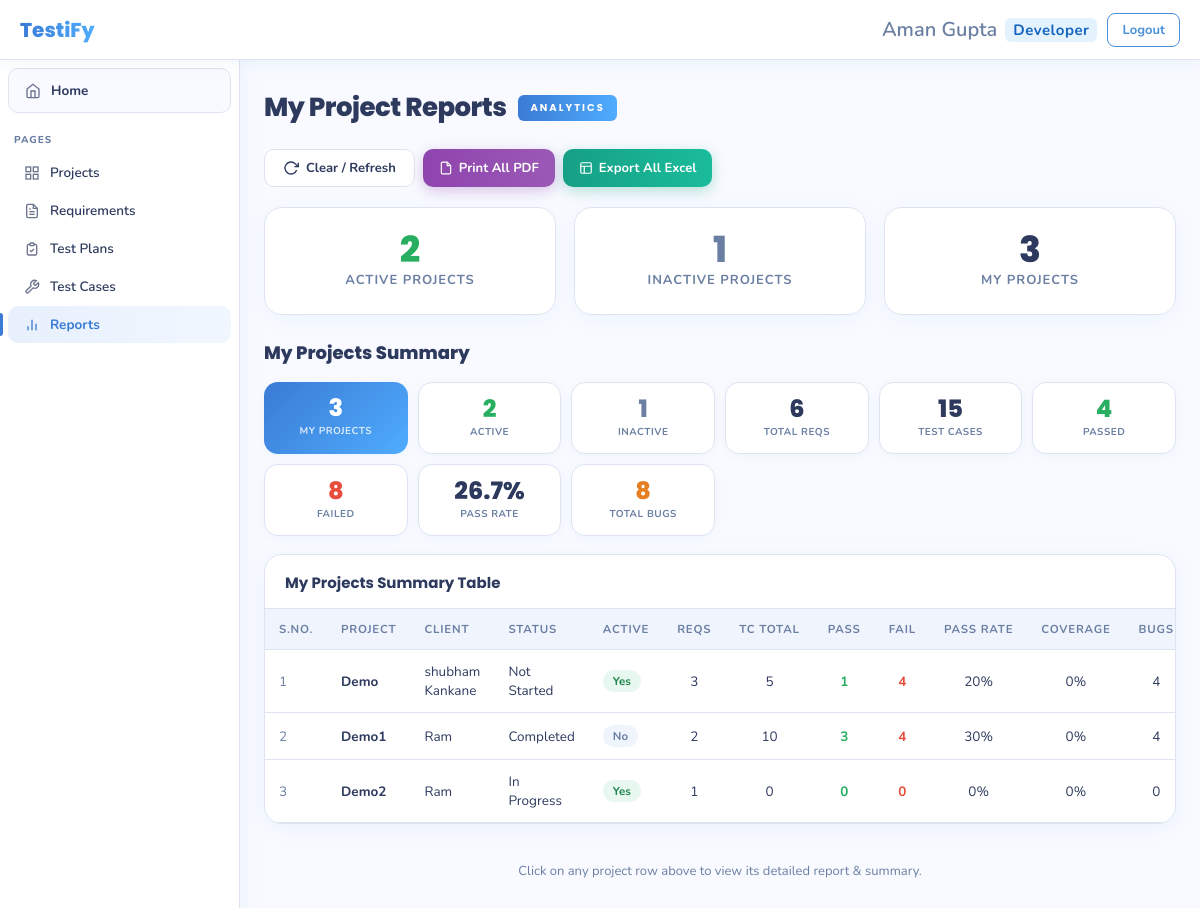
The app's page /User_page/u_project_reports.php (signed in) with its own data.
### tables this page shows
CREATE TABLE `projects` (
  `id` int(11) NOT NULL,
  `name` varchar(150) NOT NULL,
  `client_id` int(11) NOT NULL,
  `status` enum('Not Started','In Progress','Completed') NOT NULL DEFAULT 'Not Started',
  `action` enum('active','inactive') DEFAULT 'active',
  `project_lead_id` int(11) DEFAULT NULL,
  `qa_lead_id` int(11) DEFAULT NULL,
  `start_date` date NOT NULL,
  `deadline_date` date NOT NULL,
  `delivery_date` date DEFAULT NULL,
  `created_by` int(11) DEFAULT NULL,
  `createdAt` datetime NOT NULL DEFAULT current_timestamp(),
  `updatedAt` datetime NOT NULL DEFAULT current_timestamp() ON UPDATE current_timestamp()
);

CREATE TABLE `clients` (
  `id` int(11) NOT NULL,
  `name` varchar(150) NOT NULL,
  `type` enum('corporate','individual','government') NOT NULL DEFAULT 'corporate',
  `contact_person` varchar(150) NOT NULL,
  `email` varchar(200) NOT NULL,
  `phone` varchar(15) NOT NULL,
  `website` varchar(255) DEFAULT NULL,
  `status` enum('active','inactive') NOT NULL DEFAULT 'active',
  `created_by` int(11) DEFAULT NULL,
  `createdAt` datetime NOT NULL DEFAULT current_timestamp(),
  `updatedAt` datetime NOT NULL DEFAULT current_timestamp() ON UPDATE current_timestamp()
);

### User_page/u_project_reports.php (the view, shortened to what the rows shown need)
<?php
$current_user_id = null;
$current_user_name = $_SESSION['name'] ?? '';
if (!$current_user_id && !empty($current_user_name)) {
    $lk = $conn->prepare("SELECT id, role FROM users WHERE name = ? OR username = ? LIMIT 1");
    $lk->bind_param('ss', $current_user_name, $current_user_name);
    $lk->execute();
    $lr = $lk->get_result()->fetch_assoc();
    if ($lr) {
        $current_user_id = (int)$lr['id'];
    }
}
$user_projects = [];
$up_stmt = $conn->prepare(
    "SELECT DISTINCT p.id, p.client_id, p.name
     FROM projects p
     LEFT JOIN project_frontend_devs pfd ON p.id = pfd.project_id
     LEFT JOIN project_backend_devs pbd ON p.id = pbd.project_id
     LEFT JOIN project_qa_team pqt ON p.id = pqt.project_id
     WHERE p.project_lead_id = ?
        OR p.qa_lead_id = ?
        OR pfd.user_id = ?
        OR pbd.user_id = ?
        OR pqt.user_id = ?
     ORDER BY p.name ASC"
);
$up_stmt->bind_param('iiiii', $current_user_id, $current_user_id, $current_user_id, $current_user_id, $current_user_id);
$up_stmt->execute();
$up_res = $up_stmt->get_result();
while ($r = $up_res->fetch_assoc()) $user_projects[] = $r;
$user_project_ids = array_column($user_projects, 'id');
function get_cols(mysqli $db, string $table): array {
    $cols = [];
    $r = $db->query("DESCRIBE `$table`");
    if ($r) while ($row = $r->fetch_assoc()) $cols[] = $row['Field'];
    return $cols;
}
function pick(array $cols, array $candidates, ?string $fallback = null): ?string {
    foreach ($candidates as $c) if (in_array($c, $cols)) return $c;
    return $fallback;
}
function buildUserProjectsSummary(mysqli $conn, array $user_project_ids): array {
    $proj_cols = get_cols($conn, 'projects');
    $req_cols  = get_cols($conn, 'requirements');
    $tc_cols   = get_cols($conn, 'test_cases');
    $proj_lead_col    = pick($proj_cols, ['project_lead_id', 'lead_id', 'manager_id']);
    $proj_qa_lead_col = pick($proj_cols, ['qa_lead_id', 'qa_lead', 'qa_manager_id', 'tester_lead_id']);
    $active_col       = pick($proj_cols, ['action', 'is_active', 'active'], 'action');
    $req_proj_fk      = pick($req_cols,  ['project_id', 'proj_id', 'project']);
    $tc_status_col    = pick($tc_cols,   ['status', 'result', 'test_result', 'test_status'], 'status');
    $tc_bug_raised    = pick($tc_cols,   ['bug_raised', 'has_bug', 'bug_found', 'is_bug']);
    $tc_bug_status    = pick($tc_cols,   ['bug_status', 'bug_state', 'defect_status']);
    $ids_list = implode(',', array_map('intval', $user_project_ids));
    $sql = "SELECT p.id, p.name, p.status, p.client_id, c.name as client_name";
    if ($proj_lead_col)    $sql .= ", u1.name as lead_name";
    if ($proj_qa_lead_col) $sql .= ", u2.name as qa_lead_name";
    if ($active_col)       $sql .= ", p.`$active_col` as is_active";
    $sql .= " FROM projects p LEFT JOIN clients c ON p.client_id = c.id";
    if ($proj_lead_col)    $sql .= " LEFT JOIN users u1 ON p.$proj_lead_col = u1.id";
    if ($proj_qa_lead_col) $sql .= " LEFT JOIN users u2 ON p.$proj_qa_lead_col = u2.id";
    $sql .= " WHERE p.id IN ($ids_list) ORDER BY p.name ASC";
    $res = $conn->query($sql);
    $projects = [];
    if ($res) while ($row = $res->fetch_assoc()) $projects[] = $row;
    $summary = [];
    foreach ($projects as $p) {
        $pid = $p['id'];
        $req_total = 0; $req_dev = 0; $req_tested = 0;
        if ($req_proj_fk) {
            $r_res = $conn->query("SELECT status FROM requirements WHERE `$req_proj_fk` = $pid");
            if ($r_res) while ($r = $r_res->fetch_assoc()) {
                $req_total++;
            }
        }
        $tc_total = 0; $tc_pass = 0; $tc_fail = 0; $tc_nt = 0;
        $tc_res = $conn->query("SELECT `$tc_status_col` AS status FROM test_cases WHERE project_id = $pid");
        if ($tc_res) while ($t = $tc_res->fetch_assoc()) {
            $tc_total++;
            if ($t['status'] === 'Pass') $tc_pass++;
            elseif ($t['status'] === 'Fail') $tc_fail++;
            else $tc_nt++;
        }
        $bug_open = 0; $bug_inprog = 0; $bug_resolved = 0; $bug_closed = 0;
        if ($tc_bug_raised && $tc_bug_status) {
            $b_res = $conn->query("SELECT `$tc_bug_status` AS bs FROM test_cases WHERE project_id = $pid AND `$tc_bug_raised` = 1");
            if ($b_res) while ($b = $b_res->fetch_assoc()) {
                $bs = $b['bs'];
                if ($bs === 'Open') $bug_open++;
                elseif ($bs === 'In Progress') $bug_inprog++;
                elseif ($bs === 'Resolved') $bug_resolved++;
                elseif ($bs === 'Closed') $bug_closed++;
            }
        }
        $total_bugs = $bug_open + $bug_inprog + $bug_resolved + $bug_closed;
        $resolution_rate = $total_bugs > 0 ? round(($bug_resolved + $bug_closed) / $total_bugs * 100, 1) : 0;
        $coverage = $req_total > 0 ? round($req_tested / $req_total * 100) : 0;
        $pass_rate = $tc_total > 0 ? round($tc_pass / $tc_total * 100, 1) : 0;
        $is_active = true;
        if (isset($p['is_active'])) {
            $is_active = ($p['is_active'] == 1 || $p['is_active'] === 'active' || $p['is_active'] === '1');
        }
        $summary[] = [
            'id'              => $pid,
            'name'            => $p['name'],
            'client_id'       => $p['client_id'] ?? 0,
            'client_name'     => $p['client_name'] ?? 'N/A',
            'status'          => $p['status'] ?? 'N/A',
            'is_active'       => $is_active,
            'lead_name'       => $p['lead_name'] ?? 'N/A',
            'qa_lead_name'    => $p['qa_lead_name'] ?? 'N/A',
            'req_total'       => $req_total,
            'req_dev'         => $req_dev,
            'req_tested'      => $req_tested,
            'tc_total'        => $tc_total,
            'tc_pass'         => $tc_pass,
            'tc_fail'         => $tc_fail,
            'tc_not_tested'   => $tc_nt,
            'bug_open'        => $bug_open,
            'bug_inprog'      => $bug_inprog,
            'bug_resolved'    => $bug_resolved,
            'bug_closed'      => $bug_closed,
            'total_bugs'      => $total_bugs,
            'resolution_rate' => $resolution_rate,
            'coverage'        => $coverage,
            'pass_rate'       => $pass_rate,
        ];
    }
    return $summary;
}
?>
<?php
$report_data = null;
$all_projects_summary = buildUserProjectsSummary($conn, $user_project_ids);
?>
<!DOCTYPE html>
<html lang="en">
<head>
</head>
<body>
<div class="page-wrap" id="pageWrap">
<div class="main">
  <div class="page-title">
    <h1>My Project Reports</h1>
  </div>
  <?php if (!$report_data): ?>
  <div class="all-summary-header">
    <h2>My Projects Summary</h2>
  </div>
  <div class="table-card">
    <div class="table-wrap">
      <table>
        <thead>
          <tr>
            <th>S.NO.</th>
            <th>Project</th>
            <th>Client</th>
            <th>Status</th>
            <th>Active</th>
            <th>Reqs</th>
            <th>TC Total</th>
            <th>Pass</th>
            <th>Fail</th>
            <th>Pass Rate</th>
            <th>Coverage</th>
            <th>Bugs</th>
          </tr>
        </thead>
        <tbody>
          <?php if (empty($all_projects_summary)): ?>
            <tr><td colspan="13" style="text-align:center;padding:30px;color:var(--text-muted);">No projects assigned to you yet.</td></tr>
          <?php else: $i=0; foreach ($all_projects_summary as $s): $i++; ?>
          <tr style="cursor:pointer;" onclick="window.location.href='?filter_project=<?= $s['id'] ?>'">
            <td style="color:var(--text-muted)"><?= $i ?></td>
            <td><b><?= htmlspecialchars($s['name']) ?></b></td>
            <td><?= htmlspecialchars($s['client_name']) ?></td>
            <td><?= htmlspecialchars($s['status']) ?></td>
            <td><span class="badge <?= $s['is_active'] ? 'badge-active' : 'badge-inactive' ?>"><?= $s['is_active'] ? 'Yes' : 'No' ?></span></td>
            <td style="text-align:center"><?= $s['req_total'] ?></td>
            <td style="text-align:center"><?= $s['tc_total'] ?></td>
            <td style="text-align:center;color:var(--green);font-weight:700"><?= $s['tc_pass'] ?></td>
            <td style="text-align:center;color:var(--red);font-weight:700"><?= $s['tc_fail'] ?></td>
            <td style="text-align:center"><?= $s['pass_rate'] ?>%</td>
            <td style="text-align:center"><?= $s['coverage'] ?>%</td>
            <td style="text-align:center"><?= $s['total_bugs'] ?></td>
          </tr>
          <?php endforeach; endif; ?>
        </tbody>
      </table>
    </div>
  </div>
  <?php endif; ?>
</div>
</div>
</body>
</html>

### records on screen
projects: name "Demo", client.name "shubham Kankane", status "Not Started", action "Yes", req_total "3", tc_total "5", tc_pass "1", tc_fail "4", pass_rate "20", coverage "0", total_bugs "4"
projects: name "Demo1", client.name "Ram", status "Completed", shows "No", req_total "2", tc_total "10", id "3", tc_fail "4", pass_rate "30", coverage "0", total_bugs "4"

### other values on screen
$current_user_name ?: 'Guest' "Aman Gupta"
$current_user_role "Developer"
$global_stats['Active'] "2"
$global_stats['Inactive'] "1"
$global_stats['Total'] "3"
count($all_projects_summary) "3"
$tReq "6"
$tTc "15"
$tPass "4"
$tFail "8"
$tPassRate "26.7"
$tBugs "8"
$s['name'] "Demo2"
$s['client_name'] "Ram"
$s['status'] "In Progress"
